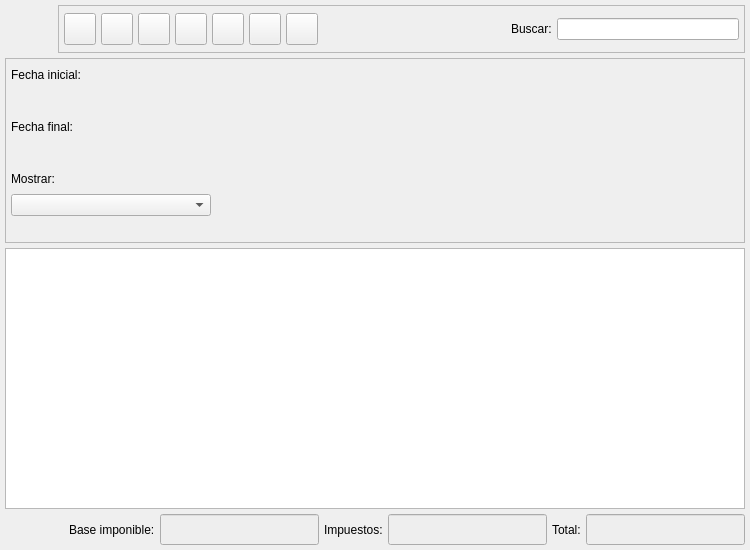
<ui version="4.0" >
 <author>Tomeu Borras Riera</author>
 <class>FacturasListBase</class>
 <widget class="QWidget" name="FacturasListBase" >
  <property name="enabled" >
   <bool>true</bool>
  </property>
  <property name="geometry" >
   <rect>
    <x>0</x>
    <y>0</y>
    <width>750</width>
    <height>550</height>
   </rect>
  </property>
  <property name="windowTitle" >
   <string>Facturas a clientes</string>
  </property>
  <property name="windowIcon" >
   <iconset resource="../../bulmages.qrc" >
    <normaloff>:/Images/client-invoice-list.svg</normaloff>:/Images/client-invoice-list.svg</iconset>
  </property>
  <layout class="QGridLayout" >
   <property name="margin" >
    <number>5</number>
   </property>
   <property name="spacing" >
    <number>5</number>
   </property>
   <item row="1" column="0" >
    <widget class="QFrame" name="m_busqueda" >
     <property name="sizePolicy" >
      <sizepolicy vsizetype="Maximum" hsizetype="Preferred" >
       <horstretch>0</horstretch>
       <verstretch>0</verstretch>
      </sizepolicy>
     </property>
     <property name="minimumSize" >
      <size>
       <width>16</width>
       <height>185</height>
      </size>
     </property>
     <property name="frameShape" >
      <enum>QFrame::StyledPanel</enum>
     </property>
     <property name="frameShadow" >
      <enum>QFrame::Raised</enum>
     </property>
     <layout class="QGridLayout" >
      <property name="margin" >
       <number>5</number>
      </property>
      <property name="spacing" >
       <number>5</number>
      </property>
      <item row="6" column="0" >
       <spacer>
        <property name="orientation" >
         <enum>Qt::Vertical</enum>
        </property>
        <property name="sizeType" >
         <enum>QSizePolicy::Preferred</enum>
        </property>
        <property name="sizeHint" stdset="0" >
         <size>
          <width>20</width>
          <height>21</height>
         </size>
        </property>
       </spacer>
      </item>
      <item rowspan="7" row="0" column="1" >
       <layout class="QVBoxLayout" >
        <property name="spacing" >
         <number>5</number>
        </property>
        <property name="margin" >
         <number>0</number>
        </property>
        <item>
         <widget class="BusquedaArticulo" native="1" name="m_articulo" >
          <property name="sizePolicy" >
           <sizepolicy vsizetype="Preferred" hsizetype="Expanding" >
            <horstretch>0</horstretch>
            <verstretch>0</verstretch>
           </sizepolicy>
          </property>
          <property name="minimumSize" >
           <size>
            <width>0</width>
            <height>0</height>
           </size>
          </property>
         </widget>
        </item>
        <item>
         <widget class="BusquedaCliente" native="1" name="m_cliente" >
          <property name="sizePolicy" >
           <sizepolicy vsizetype="Preferred" hsizetype="Expanding" >
            <horstretch>0</horstretch>
            <verstretch>0</verstretch>
           </sizepolicy>
          </property>
          <property name="minimumSize" >
           <size>
            <width>0</width>
            <height>0</height>
           </size>
          </property>
         </widget>
        </item>
       </layout>
      </item>
      <item row="4" column="0" >
       <widget class="QLabel" name="label_2" >
        <property name="text" >
         <string>Mostrar:</string>
        </property>
        <property name="alignment" >
         <set>Qt::AlignLeading|Qt::AlignLeft|Qt::AlignVCenter</set>
        </property>
       </widget>
      </item>
      <item row="0" column="0" >
       <widget class="QLabel" name="textLabel1_4" >
        <property name="text" >
         <string>Fecha inicial:</string>
        </property>
        <property name="alignment" >
         <set>Qt::AlignLeading|Qt::AlignLeft|Qt::AlignVCenter</set>
        </property>
       </widget>
      </item>
      <item row="1" column="0" >
       <widget class="BusquedaFecha" native="1" name="m_fechain" >
        <property name="sizePolicy" >
         <sizepolicy vsizetype="Preferred" hsizetype="Fixed" >
          <horstretch>0</horstretch>
          <verstretch>0</verstretch>
         </sizepolicy>
        </property>
        <property name="minimumSize" >
         <size>
          <width>200</width>
          <height>21</height>
         </size>
        </property>
       </widget>
      </item>
      <item row="5" column="0" >
       <widget class="QComboBox" name="mui_procesada" >
        <property name="sizePolicy" >
         <sizepolicy vsizetype="Preferred" hsizetype="Fixed" >
          <horstretch>0</horstretch>
          <verstretch>0</verstretch>
         </sizepolicy>
        </property>
        <property name="minimumSize" >
         <size>
          <width>200</width>
          <height>21</height>
         </size>
        </property>
        <property name="focusPolicy" >
         <enum>Qt::StrongFocus</enum>
        </property>
        <property name="frame" >
         <bool>true</bool>
        </property>
       </widget>
      </item>
      <item row="3" column="0" >
       <widget class="BusquedaFecha" native="1" name="m_fechafin" >
        <property name="sizePolicy" >
         <sizepolicy vsizetype="Preferred" hsizetype="Fixed" >
          <horstretch>0</horstretch>
          <verstretch>0</verstretch>
         </sizepolicy>
        </property>
        <property name="minimumSize" >
         <size>
          <width>200</width>
          <height>21</height>
         </size>
        </property>
       </widget>
      </item>
      <item row="2" column="0" >
       <widget class="QLabel" name="textLabel1_4_2" >
        <property name="text" >
         <string>Fecha final:</string>
        </property>
        <property name="alignment" >
         <set>Qt::AlignLeading|Qt::AlignLeft|Qt::AlignVCenter</set>
        </property>
       </widget>
      </item>
     </layout>
    </widget>
   </item>
   <item row="2" column="0" >
    <widget class="FacturasListSubform" name="mui_list" >
     <property name="sizePolicy" >
      <sizepolicy vsizetype="Expanding" hsizetype="Ignored" >
       <horstretch>0</horstretch>
       <verstretch>0</verstretch>
      </sizepolicy>
     </property>
    </widget>
   </item>
   <item row="3" column="0" >
    <layout class="QHBoxLayout" >
     <property name="spacing" >
      <number>5</number>
     </property>
     <property name="margin" >
      <number>0</number>
     </property>
     <item>
      <spacer>
       <property name="orientation" >
        <enum>Qt::Horizontal</enum>
       </property>
       <property name="sizeType" >
        <enum>QSizePolicy::Expanding</enum>
       </property>
       <property name="sizeHint" stdset="0" >
        <size>
         <width>16</width>
         <height>28</height>
        </size>
       </property>
      </spacer>
     </item>
     <item>
      <widget class="QLabel" name="textLabel1_6" >
       <property name="text" >
        <string>Base imponible:</string>
       </property>
      </widget>
     </item>
     <item>
      <widget class="QLineEdit" name="mui_totalbimponible" >
       <property name="enabled" >
        <bool>true</bool>
       </property>
       <property name="sizePolicy" >
        <sizepolicy vsizetype="Fixed" hsizetype="Preferred" >
         <horstretch>0</horstretch>
         <verstretch>0</verstretch>
        </sizepolicy>
       </property>
       <property name="minimumSize" >
        <size>
         <width>100</width>
         <height>0</height>
        </size>
       </property>
       <property name="palette" >
        <palette>
         <active>
          <colorrole role="Base" >
           <brush brushstyle="SolidPattern" >
            <color alpha="255" >
             <red>238</red>
             <green>238</green>
             <blue>238</blue>
            </color>
           </brush>
          </colorrole>
         </active>
         <inactive>
          <colorrole role="Base" >
           <brush brushstyle="SolidPattern" >
            <color alpha="255" >
             <red>238</red>
             <green>238</green>
             <blue>238</blue>
            </color>
           </brush>
          </colorrole>
         </inactive>
         <disabled>
          <colorrole role="Base" >
           <brush brushstyle="SolidPattern" >
            <color alpha="255" >
             <red>255</red>
             <green>255</green>
             <blue>255</blue>
            </color>
           </brush>
          </colorrole>
         </disabled>
        </palette>
       </property>
       <property name="font" >
        <font>
         <family>Sans Serif</family>
         <pointsize>12</pointsize>
         <weight>75</weight>
         <italic>false</italic>
         <bold>true</bold>
         <underline>false</underline>
         <strikeout>false</strikeout>
        </font>
       </property>
       <property name="alignment" >
        <set>Qt::AlignRight</set>
       </property>
       <property name="readOnly" >
        <bool>true</bool>
       </property>
      </widget>
     </item>
     <item>
      <widget class="QLabel" name="textLabel1_5" >
       <property name="text" >
        <string>Impuestos:</string>
       </property>
      </widget>
     </item>
     <item>
      <widget class="QLineEdit" name="mui_totalimpuestos" >
       <property name="enabled" >
        <bool>true</bool>
       </property>
       <property name="sizePolicy" >
        <sizepolicy vsizetype="Fixed" hsizetype="Preferred" >
         <horstretch>0</horstretch>
         <verstretch>0</verstretch>
        </sizepolicy>
       </property>
       <property name="minimumSize" >
        <size>
         <width>100</width>
         <height>0</height>
        </size>
       </property>
       <property name="palette" >
        <palette>
         <active>
          <colorrole role="Base" >
           <brush brushstyle="SolidPattern" >
            <color alpha="255" >
             <red>238</red>
             <green>238</green>
             <blue>238</blue>
            </color>
           </brush>
          </colorrole>
         </active>
         <inactive>
          <colorrole role="Base" >
           <brush brushstyle="SolidPattern" >
            <color alpha="255" >
             <red>238</red>
             <green>238</green>
             <blue>238</blue>
            </color>
           </brush>
          </colorrole>
         </inactive>
         <disabled>
          <colorrole role="Base" >
           <brush brushstyle="SolidPattern" >
            <color alpha="255" >
             <red>255</red>
             <green>255</green>
             <blue>255</blue>
            </color>
           </brush>
          </colorrole>
         </disabled>
        </palette>
       </property>
       <property name="font" >
        <font>
         <family>Sans Serif</family>
         <pointsize>12</pointsize>
         <weight>75</weight>
         <italic>false</italic>
         <bold>true</bold>
         <underline>false</underline>
         <strikeout>false</strikeout>
        </font>
       </property>
       <property name="alignment" >
        <set>Qt::AlignRight</set>
       </property>
       <property name="readOnly" >
        <bool>true</bool>
       </property>
      </widget>
     </item>
     <item>
      <widget class="QLabel" name="textLabel1_3" >
       <property name="text" >
        <string>Total:</string>
       </property>
      </widget>
     </item>
     <item>
      <widget class="QLineEdit" name="mui_totalfacturas" >
       <property name="enabled" >
        <bool>true</bool>
       </property>
       <property name="sizePolicy" >
        <sizepolicy vsizetype="Fixed" hsizetype="Preferred" >
         <horstretch>0</horstretch>
         <verstretch>0</verstretch>
        </sizepolicy>
       </property>
       <property name="minimumSize" >
        <size>
         <width>100</width>
         <height>0</height>
        </size>
       </property>
       <property name="palette" >
        <palette>
         <active>
          <colorrole role="Base" >
           <brush brushstyle="SolidPattern" >
            <color alpha="255" >
             <red>238</red>
             <green>238</green>
             <blue>238</blue>
            </color>
           </brush>
          </colorrole>
         </active>
         <inactive>
          <colorrole role="Base" >
           <brush brushstyle="SolidPattern" >
            <color alpha="255" >
             <red>238</red>
             <green>238</green>
             <blue>238</blue>
            </color>
           </brush>
          </colorrole>
         </inactive>
         <disabled>
          <colorrole role="Base" >
           <brush brushstyle="SolidPattern" >
            <color alpha="255" >
             <red>255</red>
             <green>255</green>
             <blue>255</blue>
            </color>
           </brush>
          </colorrole>
         </disabled>
        </palette>
       </property>
       <property name="font" >
        <font>
         <family>Sans Serif</family>
         <pointsize>12</pointsize>
         <weight>75</weight>
         <italic>false</italic>
         <bold>true</bold>
         <underline>false</underline>
         <strikeout>false</strikeout>
        </font>
       </property>
       <property name="alignment" >
        <set>Qt::AlignRight</set>
       </property>
       <property name="readOnly" >
        <bool>true</bool>
       </property>
      </widget>
     </item>
    </layout>
   </item>
   <item row="0" column="0" >
    <layout class="QHBoxLayout" >
     <property name="spacing" >
      <number>5</number>
     </property>
     <property name="margin" >
      <number>0</number>
     </property>
     <item>
      <widget class="QLabel" name="label" >
       <property name="minimumSize" >
        <size>
         <width>48</width>
         <height>48</height>
        </size>
       </property>
       <property name="maximumSize" >
        <size>
         <width>48</width>
         <height>48</height>
        </size>
       </property>
       <property name="text" >
        <string/>
       </property>
       <property name="pixmap" >
        <pixmap resource="../../bulmages.qrc" >:/Images/client-invoice-list.svg</pixmap>
       </property>
       <property name="scaledContents" >
        <bool>true</bool>
       </property>
      </widget>
     </item>
     <item>
      <widget class="QFrame" name="m_botonera" >
       <property name="frameShape" >
        <enum>QFrame::StyledPanel</enum>
       </property>
       <property name="frameShadow" >
        <enum>QFrame::Raised</enum>
       </property>
       <layout class="QHBoxLayout" >
        <property name="spacing" >
         <number>5</number>
        </property>
        <property name="margin" >
         <number>5</number>
        </property>
        <item>
         <widget class="QToolButton" name="mui_crear" >
          <property name="minimumSize" >
           <size>
            <width>32</width>
            <height>32</height>
           </size>
          </property>
          <property name="maximumSize" >
           <size>
            <width>32</width>
            <height>32</height>
           </size>
          </property>
          <property name="toolTip" >
           <string>Nueva factura</string>
          </property>
          <property name="whatsThis" >
           <string>Nueva factura</string>
          </property>
          <property name="text" >
           <string/>
          </property>
          <property name="icon" >
           <iconset resource="../../bulmages.qrc" >
            <normaloff>:/Images/document-new.svg</normaloff>:/Images/document-new.svg</iconset>
          </property>
          <property name="iconSize" >
           <size>
            <width>32</width>
            <height>32</height>
           </size>
          </property>
          <property name="shortcut" >
           <string>Ctrl+N</string>
          </property>
         </widget>
        </item>
        <item>
         <widget class="QToolButton" name="mui_editar" >
          <property name="minimumSize" >
           <size>
            <width>32</width>
            <height>32</height>
           </size>
          </property>
          <property name="maximumSize" >
           <size>
            <width>32</width>
            <height>32</height>
           </size>
          </property>
          <property name="toolTip" >
           <string>Editar factura</string>
          </property>
          <property name="whatsThis" >
           <string>Editar factura</string>
          </property>
          <property name="text" >
           <string/>
          </property>
          <property name="icon" >
           <iconset resource="../../bulmages.qrc" >
            <normaloff>:/Images/document-open.svg</normaloff>:/Images/document-open.svg</iconset>
          </property>
          <property name="iconSize" >
           <size>
            <width>32</width>
            <height>32</height>
           </size>
          </property>
          <property name="shortcut" >
           <string>Ctrl+E</string>
          </property>
         </widget>
        </item>
        <item>
         <widget class="QToolButton" name="mui_borrar" >
          <property name="minimumSize" >
           <size>
            <width>32</width>
            <height>32</height>
           </size>
          </property>
          <property name="maximumSize" >
           <size>
            <width>32</width>
            <height>32</height>
           </size>
          </property>
          <property name="toolTip" >
           <string>Borrar factura</string>
          </property>
          <property name="whatsThis" >
           <string>Borrar factura</string>
          </property>
          <property name="text" >
           <string/>
          </property>
          <property name="icon" >
           <iconset resource="../../bulmages.qrc" >
            <normaloff>:/Images/edit-delete.svg</normaloff>:/Images/edit-delete.svg</iconset>
          </property>
          <property name="iconSize" >
           <size>
            <width>32</width>
            <height>32</height>
           </size>
          </property>
          <property name="shortcut" >
           <string>Ctrl+D</string>
          </property>
         </widget>
        </item>
        <item>
         <widget class="QToolButton" name="mui_imprimir" >
          <property name="minimumSize" >
           <size>
            <width>32</width>
            <height>32</height>
           </size>
          </property>
          <property name="maximumSize" >
           <size>
            <width>32</width>
            <height>32</height>
           </size>
          </property>
          <property name="toolTip" >
           <string>Imprimir listado</string>
          </property>
          <property name="whatsThis" >
           <string>Imprimir listado</string>
          </property>
          <property name="text" >
           <string/>
          </property>
          <property name="icon" >
           <iconset resource="../../bulmages.qrc" >
            <normaloff>:/Images/document-print.svg</normaloff>:/Images/document-print.svg</iconset>
          </property>
          <property name="iconSize" >
           <size>
            <width>32</width>
            <height>32</height>
           </size>
          </property>
          <property name="shortcut" >
           <string>Ctrl+P</string>
          </property>
         </widget>
        </item>
        <item>
         <widget class="QToolButton" name="mui_filtrar" >
          <property name="minimumSize" >
           <size>
            <width>32</width>
            <height>32</height>
           </size>
          </property>
          <property name="maximumSize" >
           <size>
            <width>32</width>
            <height>32</height>
           </size>
          </property>
          <property name="toolTip" >
           <string>Filtrar facturas</string>
          </property>
          <property name="whatsThis" >
           <string>Filtrar facturas</string>
          </property>
          <property name="text" >
           <string/>
          </property>
          <property name="icon" >
           <iconset resource="../../bulmages.qrc" >
            <normaloff>:/Images/edit-find.svg</normaloff>:/Images/edit-find.svg</iconset>
          </property>
          <property name="iconSize" >
           <size>
            <width>32</width>
            <height>32</height>
           </size>
          </property>
          <property name="shortcut" >
           <string>Ctrl+F</string>
          </property>
          <property name="checkable" >
           <bool>true</bool>
          </property>
         </widget>
        </item>
        <item>
         <widget class="QToolButton" name="mui_configurar" >
          <property name="minimumSize" >
           <size>
            <width>32</width>
            <height>32</height>
           </size>
          </property>
          <property name="maximumSize" >
           <size>
            <width>32</width>
            <height>32</height>
           </size>
          </property>
          <property name="toolTip" >
           <string>Configurar listado</string>
          </property>
          <property name="whatsThis" >
           <string>Configurar listado</string>
          </property>
          <property name="text" >
           <string/>
          </property>
          <property name="icon" >
           <iconset resource="../../bulmages.qrc" >
            <normaloff>:/Images/document-properties.svg</normaloff>:/Images/document-properties.svg</iconset>
          </property>
          <property name="iconSize" >
           <size>
            <width>32</width>
            <height>32</height>
           </size>
          </property>
          <property name="shortcut" >
           <string>Ctrl+B</string>
          </property>
          <property name="checkable" >
           <bool>true</bool>
          </property>
         </widget>
        </item>
        <item>
         <widget class="QToolButton" name="mui_actualizar" >
          <property name="minimumSize" >
           <size>
            <width>32</width>
            <height>32</height>
           </size>
          </property>
          <property name="maximumSize" >
           <size>
            <width>32</width>
            <height>32</height>
           </size>
          </property>
          <property name="toolTip" >
           <string>Actualizar listado</string>
          </property>
          <property name="whatsThis" >
           <string>Actualizar listado</string>
          </property>
          <property name="text" >
           <string/>
          </property>
          <property name="icon" >
           <iconset resource="../../bulmages.qrc" >
            <normaloff>:/Images/view-refresh.svg</normaloff>:/Images/view-refresh.svg</iconset>
          </property>
          <property name="iconSize" >
           <size>
            <width>32</width>
            <height>32</height>
           </size>
          </property>
          <property name="shortcut" >
           <string>F5</string>
          </property>
         </widget>
        </item>
        <item>
         <widget class="QFrame" name="mui_plugbotones" >
          <property name="sizePolicy" >
           <sizepolicy vsizetype="Preferred" hsizetype="Minimum" >
            <horstretch>0</horstretch>
            <verstretch>0</verstretch>
           </sizepolicy>
          </property>
          <property name="frameShape" >
           <enum>QFrame::NoFrame</enum>
          </property>
          <property name="frameShadow" >
           <enum>QFrame::Plain</enum>
          </property>
          <property name="lineWidth" >
           <number>0</number>
          </property>
         </widget>
        </item>
        <item>
         <spacer>
          <property name="orientation" >
           <enum>Qt::Horizontal</enum>
          </property>
          <property name="sizeType" >
           <enum>QSizePolicy::Expanding</enum>
          </property>
          <property name="sizeHint" stdset="0" >
           <size>
            <width>111</width>
            <height>34</height>
           </size>
          </property>
         </spacer>
        </item>
        <item>
         <widget class="QLabel" name="textLabel1" >
          <property name="text" >
           <string>Buscar:</string>
          </property>
         </widget>
        </item>
        <item>
         <widget class="QLineEdit" name="m_filtro" >
          <property name="minimumSize" >
           <size>
            <width>100</width>
            <height>0</height>
           </size>
          </property>
         </widget>
        </item>
       </layout>
      </widget>
     </item>
    </layout>
   </item>
  </layout>
 </widget>
 <layoutdefault spacing="3" margin="5" />
 <customwidgets>
  <customwidget>
   <class>BusquedaCliente</class>
   <extends>QWidget</extends>
   <header>busquedacliente.h</header>
  </customwidget>
  <customwidget>
   <class>FacturasListSubform</class>
   <extends>QTableWidget</extends>
   <header>facturaslist.h</header>
  </customwidget>
  <customwidget>
   <class>BusquedaArticulo</class>
   <extends>QWidget</extends>
   <header>busquedaarticulo.h</header>
  </customwidget>
  <customwidget>
   <class>BusquedaFecha</class>
   <extends>QWidget</extends>
   <header>../../bulmalib/src/busquedafecha.h</header>
  </customwidget>
 </customwidgets>
 <resources>
  <include location="../../bulmages.qrc" />
 </resources>
 <connections>
  <connection>
   <sender>mui_filtrar</sender>
   <signal>toggled(bool)</signal>
   <receiver>m_busqueda</receiver>
   <slot>setShown(bool)</slot>
   <hints>
    <hint type="sourcelabel" >
     <x>238</x>
     <y>43</y>
    </hint>
    <hint type="destinationlabel" >
     <x>234</x>
     <y>72</y>
    </hint>
   </hints>
  </connection>
 </connections>
</ui>
